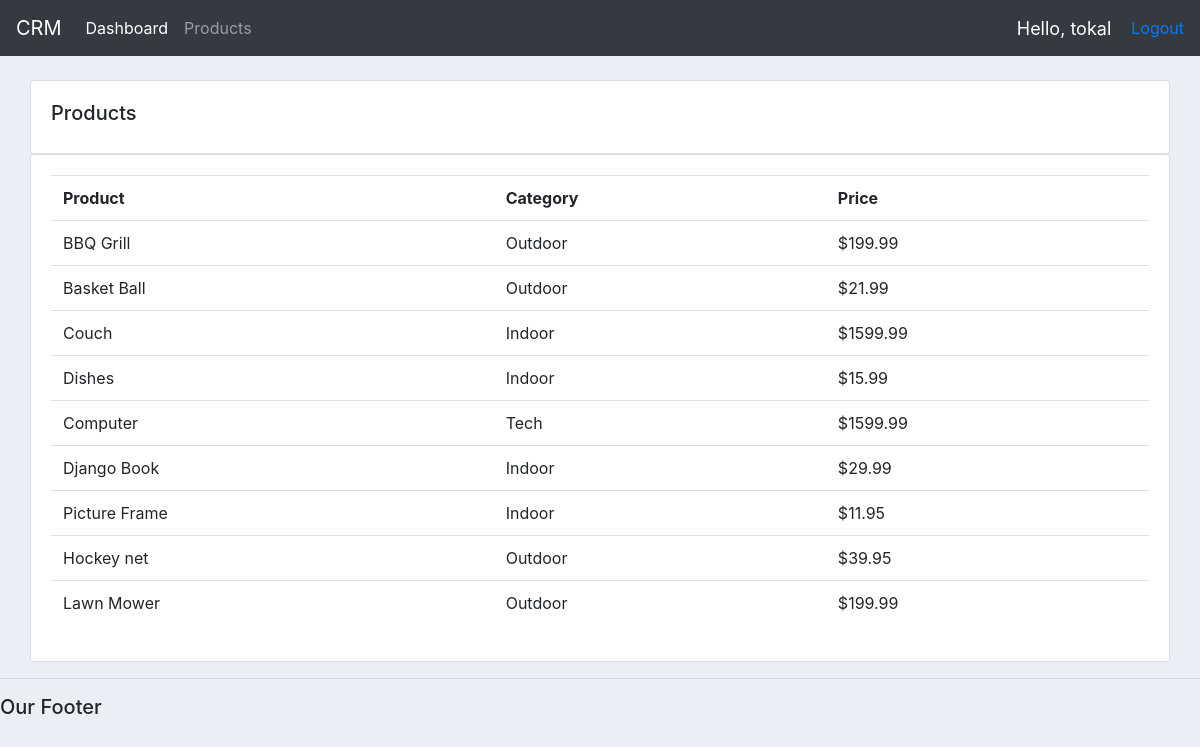
Screenshot of /products/ (signed in) with the database file from the repository.
### accounts/models.py (models this page shows, shortened)
class Product(models.Model):
    CATEGORY = (
                ('Indoor', 'Indoor'),
                ('Outdoor', 'Outdoor'),
                ('Tech', 'Tech'),
                )
    name = models.CharField(max_length=200, null=True)
    price = models.FloatField(null=True)
    category = models.CharField(max_length=200, null=True, choices=CATEGORY)
    description = models.CharField(max_length=200, null=True, blank=True)
    date_created = models.DateTimeField(auto_now=True)
    tags = models.ManyToManyField(Tag)

### accounts/views.py (the view)
# urls.py: path('products/', views.products, name='products'),
@login_required(login_url='login')
def products(request):
    products = Product.objects.all()
    return render(request, 'accounts/products.html', {'products' :products})

### accounts/templates/accounts/products.html
{% extends 'accounts/main.html' %}
{% block content %}
<br>
<div class='container-fluid'>
    <div class='row'>
        <div class='col-md'>
            <div class='card card-body'>
                <h5>Products</h5>
            </div>
            <div class='card card-body'>
                <table class='table'>
                    <tr>
                        <th>Product</th>
                        <th>Category</th>
                        <th>Price</th>
                    </tr>
                    {% for i in products %}
                    <tr>
                      <td>{{ i.name }}</td>
                      <td>{{ i.category}}</td>
                      <td>${{ i.price}}</td>
                    </tr>
                    {% endfor %}
                </table>
            </div>
        </div>
    </div>
</div>
{% endblock content %}

### accounts/templates/accounts/navbar.html (shortened to what this page needs)
{% load static %}
<nav class="navbar navbar-expand-lg navbar-dark bg-dark">
  <a class="navbar-brand" href="{% url 'home'%}">CRM</a>
  <div class="collapse navbar-collapse" id="navbarNav">
    <ul class="navbar-nav">
      {% if request.user.is_staff %}
      <li class="nav-item active">
        <a class="nav-link" href="{% url 'home' %}">Dashboard</a>
      </li>
      <li class="nav-item">
        <a class="nav-link" href="{% url 'products' %}">Products</a>
      </li>
      {% else %}
      <li class='nav-item'>
        <a class='nav-link' href="{% url 'account' %}">Settings</a>
      </li>
      {% endif %}
    </ul>
  </div>
  <span class='hello-msg' >Hello, {{ request.user }}</span>
  <span><a href="{% url 'logout' %}">Logout</a></span>
</nav>

### static/css/main.css (style rules this page uses)
body { background-color: #ebeff5; }

### accounts/templates/accounts/navbar.html (style rules this page uses)
.hello-msg { font-size: 18px; color: #fff; margin-right: 20px }

### rows the page displays
Product: name "BBQ Grill", category "Outdoor", price "199.99"
Product: name "Basket Ball", category "Outdoor", price "21.99"
Product: name "Couch", category "Indoor", price "1599.99"
Product: name "Dishes", category "Indoor", price "15.99"
Product: name "Computer", category "Tech", price "1599.99"
Product: name "Django Book", category "Indoor", price "29.99"
Product: name "Picture Frame", category "Indoor", price "11.95"
Product: name "Hockey net", category "Outdoor", price "39.95"
Product: name "Lawn Mower", category "Outdoor", price "199.99"

### other values shown
{{ request.user }} "tokal"
